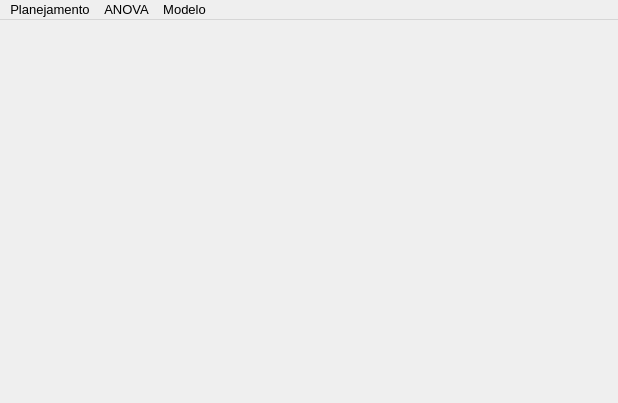
<?xml version="1.0" encoding="UTF-8"?>
<ui version="4.0">
 <class>form_principal</class>
 <widget class="QMainWindow" name="form_principal">
  <property name="geometry">
   <rect>
    <x>0</x>
    <y>0</y>
    <width>618</width>
    <height>403</height>
   </rect>
  </property>
  <property name="font">
   <font>
    <pointsize>10</pointsize>
   </font>
  </property>
  <property name="windowTitle">
   <string>Box Behnken Design</string>
  </property>
  <property name="windowIcon">
   <iconset>
    <normaloff>box_ico.ico</normaloff>box_ico.ico</iconset>
  </property>
  <property name="styleSheet">
   <string notr="true"/>
  </property>
  <widget class="QWidget" name="centralwidget"/>
  <widget class="QMenuBar" name="menubar">
   <property name="geometry">
    <rect>
     <x>0</x>
     <y>0</y>
     <width>618</width>
     <height>23</height>
    </rect>
   </property>
   <widget class="QMenu" name="menuPlanejamento">
    <property name="title">
     <string>Planejamento</string>
    </property>
    <addaction name="actionGerar_Planejamento_2"/>
   </widget>
   <widget class="QMenu" name="menuANOVA">
    <property name="title">
     <string>ANOVA</string>
    </property>
    <addaction name="actionGerar_ANOVA"/>
   </widget>
   <widget class="QMenu" name="menuModelo">
    <property name="title">
     <string>Modelo</string>
    </property>
   </widget>
   <addaction name="menuPlanejamento"/>
   <addaction name="menuANOVA"/>
   <addaction name="menuModelo"/>
  </widget>
  <action name="actionGerar_Planejamento">
   <property name="text">
    <string>Gerar Planejamento</string>
   </property>
  </action>
  <action name="actionGerar_Planejamento_2">
   <property name="text">
    <string>Gerar Planejamento</string>
   </property>
   <property name="font">
    <font>
     <pointsize>10</pointsize>
    </font>
   </property>
  </action>
  <action name="actionGerar_ANOVA">
   <property name="text">
    <string>Gerar ANOVA</string>
   </property>
  </action>
 </widget>
 <resources/>
 <connections/>
</ui>
